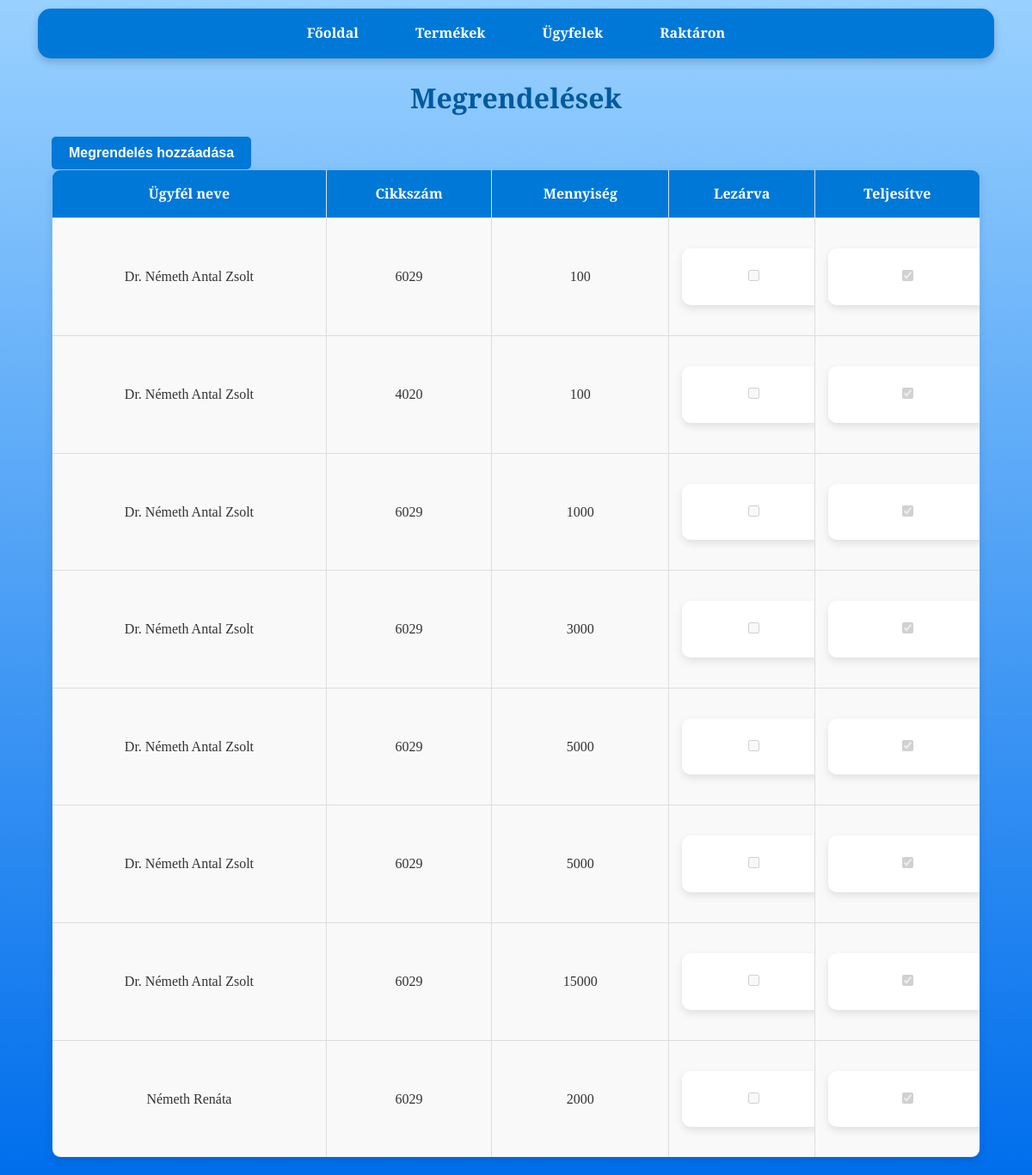
The page /orders on the database as committed earlier.
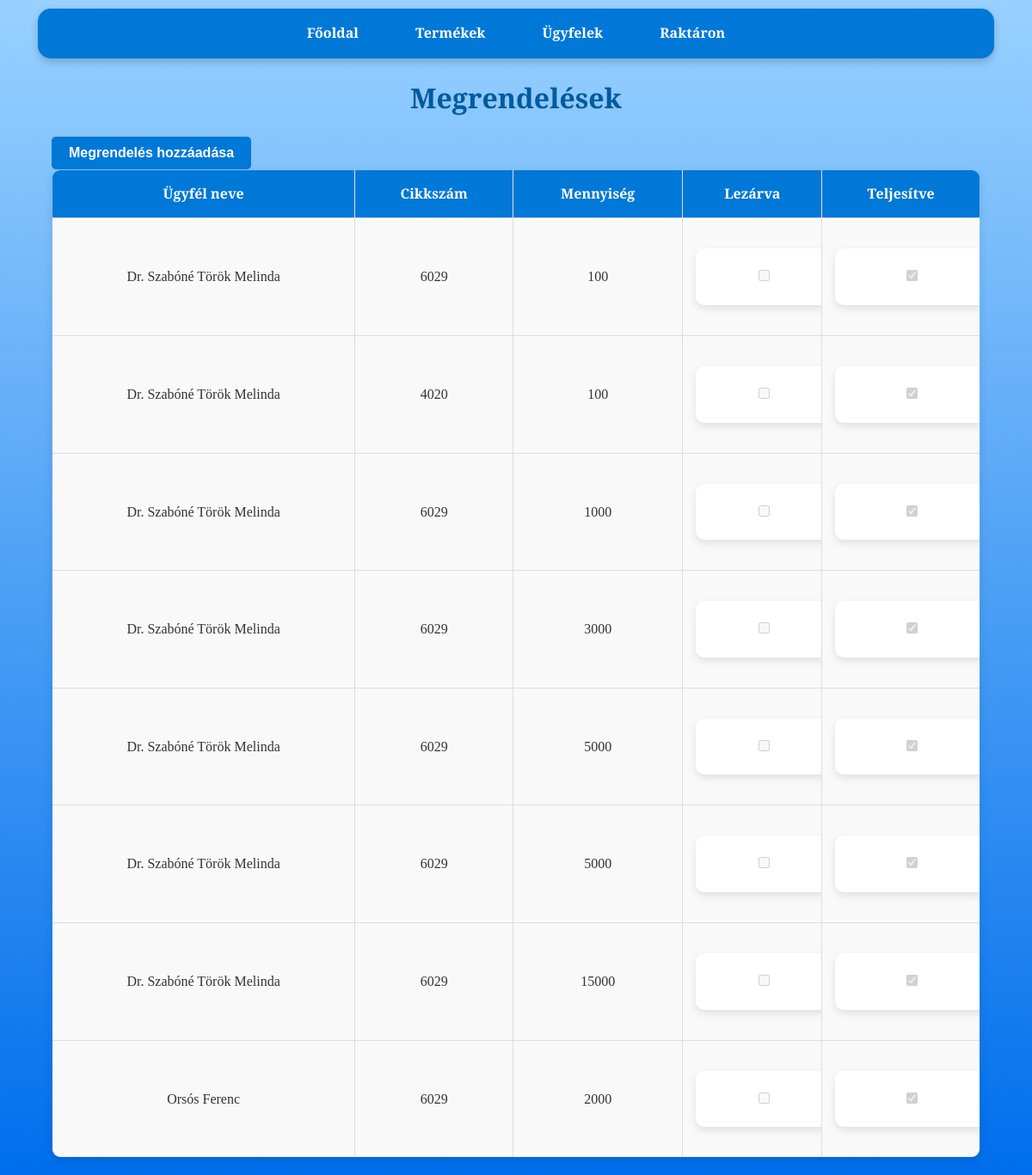
The same page on the database as committed later.
### tables this page shows
CREATE TABLE "orders" (
            id INTEGER PRIMARY KEY,
            customer_id INTEGER,
            cikkszam TEXT,
            mennyiseg INTEGER,
            lezarva INTEGER DEFAULT 0,
            teljesitve INTEGER DEFAULT 0,
            FOREIGN KEY(customer_id) REFERENCES customers(id),
            FOREIGN KEY(cikkszam) REFERENCES products(cikkszam)
        );

CREATE TABLE customers (
                    id INTEGER PRIMARY KEY,
                    nev TEXT,
                    iranyitoszam TEXT,
                    varos TEXT,
                    utca TEXT,
                    hazszam TEXT,
                    email TEXT);

### app.py (the view)
@app.route('/orders')
def orders():
    conn = get_db_connection()
    orders = conn.execute('''
        SELECT
            orders.id,
            customers.nev,
            orders.cikkszam,
            orders.mennyiseg,
            orders.lezarva,
            orders.teljesitve
        FROM orders
        JOIN customers ON orders.customer_id = customers.id
    ''').fetchall()
    conn.close()
    return render_template('orders.html', orders=orders)

### app.py (called while the page is built)
def get_db_connection():
    conn = sqlite3.connect('database.db')
    conn.row_factory = sqlite3.Row
    return conn

### templates/orders.html (shortened to what this page needs)
<!DOCTYPE html>
<html lang="hu">
<head>
    <link rel="stylesheet" href="{{ url_for('static', filename='css/style.css') }}">
</head>
<body>
    <nav>
        <a href="{{ url_for('index') }}">Főoldal</a>
        <a href="{{ url_for('products') }}">Termékek</a>
        <a href="{{ url_for('customers') }}">Ügyfelek</a>
        <a href="{{ url_for('stock') }}">Raktáron</a>
    </nav>
    <h1>Megrendelések</h1>
    <div class="container">
        <a href="{{ url_for('add_order') }}">
            <button>Megrendelés hozzáadása</button>
        </a>
        <table>
            <thead>
                <tr>
                    <th>Ügyfél neve</th>
                    <th>Cikkszám</th>
                    <th>Mennyiség</th>
                    <th>Lezárva</th>
                    <th>Teljesítve</th>
                </tr>
            </thead>
            <tbody>
                {% for order in orders %}
                <tr>
                    <td>{{ order.nev }}</td>
                    <td>{{ order.cikkszam }}</td>
                    <td>{{ order.mennyiseg }}</td>
                    <td>
                        <form action="{{ url_for('update_order_status', order_id=order.id) }}" method="POST" class="nem">
                            <input type="checkbox" name="lezarva" {% if order.lezarva %}checked{% endif %} onchange="this.form.submit()" {% if order.teljesitve %}disabled{% endif %}>
                        </form>
                    </td>
                    <td>
                        <form action="{{ url_for('update_order_status', order_id=order.id) }}" method="POST" class="nem">
                            <input type="checkbox" name="teljesitve" {% if order.teljesitve %}checked{% endif %} onchange="this.form.submit()" {% if order.teljesitve %}disabled{% endif %}>
                        </form>
                    </td>
                </tr>
                {% endfor %}
            </tbody>
        </table>
    </div>
</body>
</html>

### static/css/style.css (style rules this page uses)
body { font-family: 'Merriweather', serif; margin: 0; padding: 0; background: linear-gradient(to bottom, #99d1ff, #006eec); background-attachment: fixed; background-size: cover; color: #333; line-height: 1.6; }
body::before { content: ''; position: fixed; top: 0; left: 0; width: 100%; height: 100%; background-image: url('https://www.transparenttextures.com/patterns/cubes.png'); opacity: 0.4; z-index: -1; pointer-events: none; }
nav { background-color: #0078D7; color: #fff; padding: 1rem; margin: 10px auto; width: 90%; max-width: 1200px; border-radius: 15px; box-shadow: 0 4px 10px rgba(0, 0, 0, 0.2); text-align: center; }
nav a { color: white; text-decoration: none; margin: 0 15px; font-weight: bold; padding: 0.5rem 1rem; border-radius: 5px; transition: background-color 0.3s ease; }
h1 { text-align: center; margin: 20px 0; color: #005a9e; font-weight: 700; }
form { width: 90%; max-width: 600px; margin: 20px auto; background: white; padding: 20px; border-radius: 10px; box-shadow: 0 4px 10px rgba(0, 0, 0, 0.1); }
button { background-color: #0078D7; color: white; border: none; padding: 10px 20px; border-radius: 5px; font-weight: bold; cursor: pointer; font-size: 1rem; transition: background-color 0.3s ease; text-decoration: none; }
.container { width: 90%; margin: 20px auto; }
table { width: 100%; border-collapse: collapse; border-radius: 10px; overflow: hidden; box-shadow: 0 4px 10px rgba(0, 0, 0, 0.1); }
table, th, td { border: 1px solid #ddd; }
th { background-color: #0078D7; color: white; font-weight: bold; padding: 15px; }
td { padding: 15px; text-align: center; background-color: #f9f9f9; }

Rows that differ between the two databases and show on the page:
changed through a linked row, orders (number 1 of 8 on the later page): nev "Dr. Németh Antal Zsolt" → "Dr. Szabóné Török Melinda"
changed through a linked row, orders (number 2 of 8 on the later page): nev "Dr. Németh Antal Zsolt" → "Dr. Szabóné Török Melinda"
changed through a linked row, orders (number 3 of 8 on the later page): nev "Dr. Németh Antal Zsolt" → "Dr. Szabóné Török Melinda"
changed through a linked row, orders (number 4 of 8 on the later page): nev "Dr. Németh Antal Zsolt" → "Dr. Szabóné Török Melinda"
changed through a linked row, orders (number 5 of 8 on the later page): nev "Dr. Németh Antal Zsolt" → "Dr. Szabóné Török Melinda"
changed through a linked row, orders (number 6 of 8 on the later page): nev "Dr. Németh Antal Zsolt" → "Dr. Szabóné Török Melinda"
changed through a linked row, orders (number 7 of 8 on the later page): nev "Dr. Németh Antal Zsolt" → "Dr. Szabóné Török Melinda"
changed through a linked row, orders: nev "Németh Renáta" → "Orsós Ferenc"
